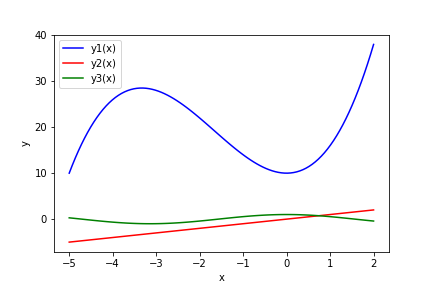
#> input picture lesson_13/1.png, 432 x 288 px
$ jupyter execute --allow-errors opencv.ipynb   (shell and % lines are left out)
#> lines starting #> are read from the running program, lines starting #| are printed output that depends on the picture
[cell 1]
import cv2

[cell 2]
img=cv2.imread('1.png')
#> img is the input picture: shape (288, 432, 3); mean B, G, R 250.1, 249.1, 249.6

#> (a cell that did not finish here is left out)

[cell 4]
import numpy as np
import matplotlib.pyplot as plt

[cell 5]
# загрузка картинки
img = cv2.imread('1.png')

# загрузить изображение в одноканальном оттенке серого
img_single_channel = cv2.imread('1.png', 0)
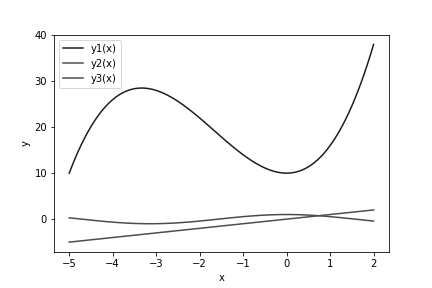
#> img_single_channel: shape (288, 432); min 0, max 255, mean 249.4

# распечатать некоторые детали об изображениях
print('The shape of img without second arg is: {}'.format(img.shape))
#| The shape of img without second arg is: (288, 432, 3)
print('The shape of img_single_channel is: {}'.format(img_single_channel.shape))
#| The shape of img_single_channel is: (288, 432)

[cell 6]
# для начала читаем картинку, используя OpenCV
img = cv2.imread('1.png')

# Добавляем заголовок в Plot
plt.title('Monochormatic Images in Matplotlib')

# Используем plt.imshow() для добавления картинки к
# фигуре matplotlib
plt.imshow(img, cmap='gray')

plt.xticks([]), plt.yticks([])
plt.show()

height, width, depth = img.shape
#> height = 288; width = 432; depth = 3
print('Image Width: {}px, Image Height: {}px, Image Depth: {}ch'.format(width, height, depth))
#| Image Width: 432px, Image Height: 288px, Image Depth: 3ch

# openCV хранит картинку как np.ndarray
print('Image Type: {}'.format(type(img)))
#| Image Type: <class 'numpy.ndarray'>

[cell 7]
# Пример как matplotlib отображает цвета картинки из OpenCV некорректно
img_color = cv2.imread('1.png')
plt.title('How OpenCV images (BGR) display in Matplotlib (RGB)')
plt.imshow(img_color)
plt.show()

[cell 8]
# Преобразование цвета с использованием cv2.COLOR_BGR2RGB
img_color = cv2.imread('1.png')
img_rgb = cv2.cvtColor(img_color, cv2.COLOR_BGR2RGB)
plt.title('Correct Display after converting with cv2.COLOR_BGR2RGB')

plt.imshow(img_rgb)
plt.xticks([])
plt.yticks([])
plt.show()


$ run again, with lesson_13/20190201130955.png copied over lesson_13/1.png
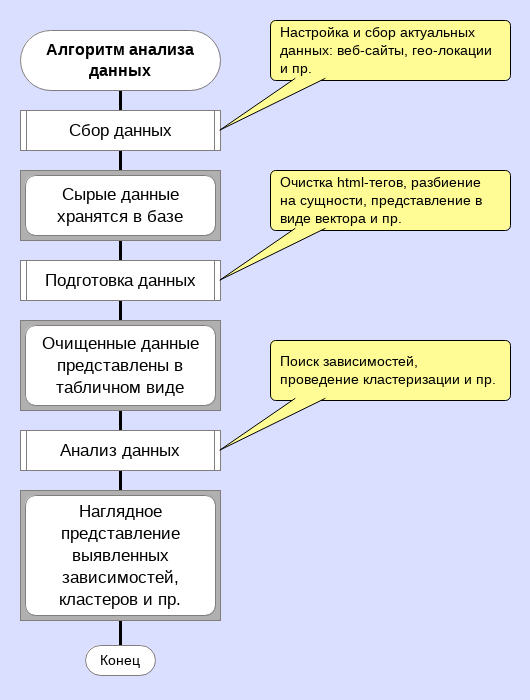
#> input picture lesson_13/20190201130955.png, 530 x 700 px
#> img is the input picture: shape (700, 530, 3); mean B, G, R 231.4, 222.3, 220.3
#> `img_single_channel = cv2.imread('1.png', 0)`:
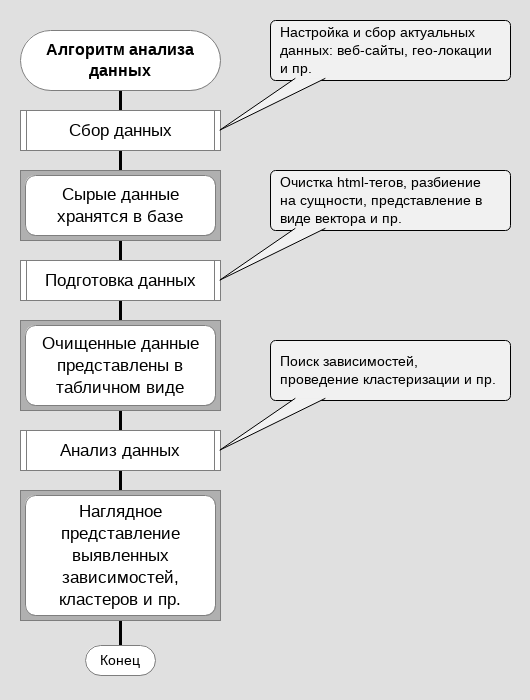
#> img_single_channel: shape (700, 530); min 0, max 255, mean 222.4
#| The shape of img without second arg is: (700, 530, 3)
#| The shape of img_single_channel is: (700, 530)
#| Image Width: 530px, Image Height: 700px, Image Depth: 3ch
#| Image Type: <class 'numpy.ndarray'>

$ run again, with lesson_13/20190225091645.png copied over lesson_13/1.png
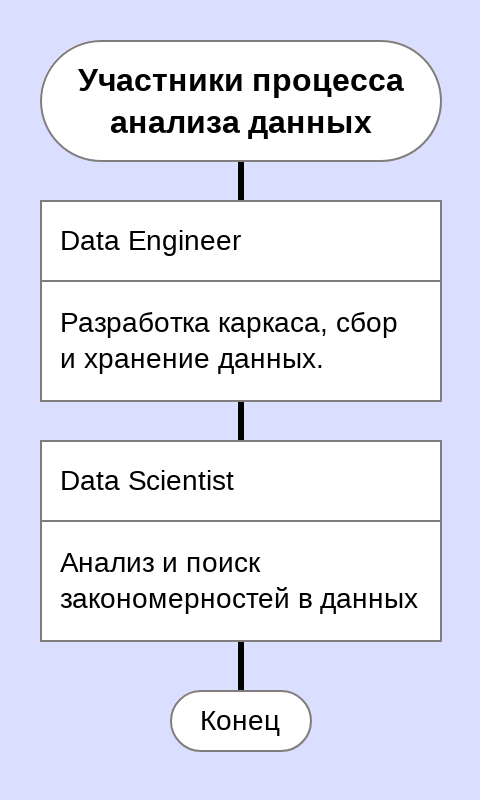
#> input picture lesson_13/20190225091645.png, 480 x 800 px
#> img is the input picture: shape (800, 480, 3); mean B, G, R 242, 227.7, 226.1
#> `img_single_channel = cv2.imread('1.png', 0)`:
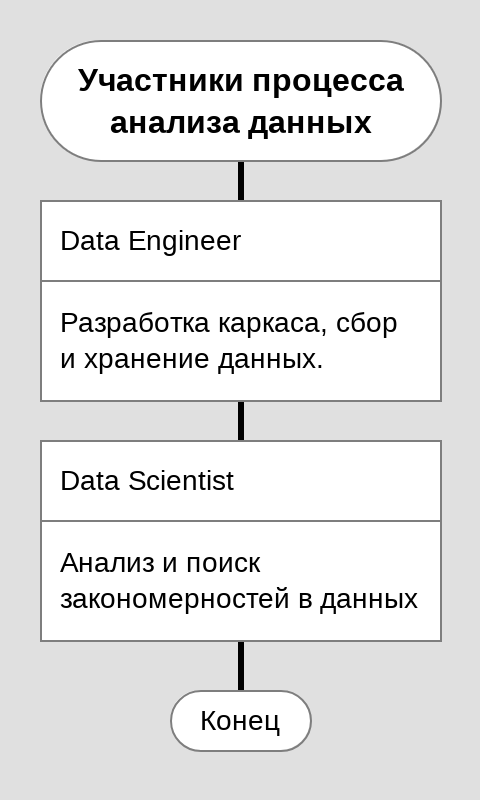
#> img_single_channel: shape (800, 480); min 0, max 255, mean 228.6
#| The shape of img without second arg is: (800, 480, 3)
#| The shape of img_single_channel is: (800, 480)
#| Image Width: 480px, Image Height: 800px, Image Depth: 3ch
#| Image Type: <class 'numpy.ndarray'>
